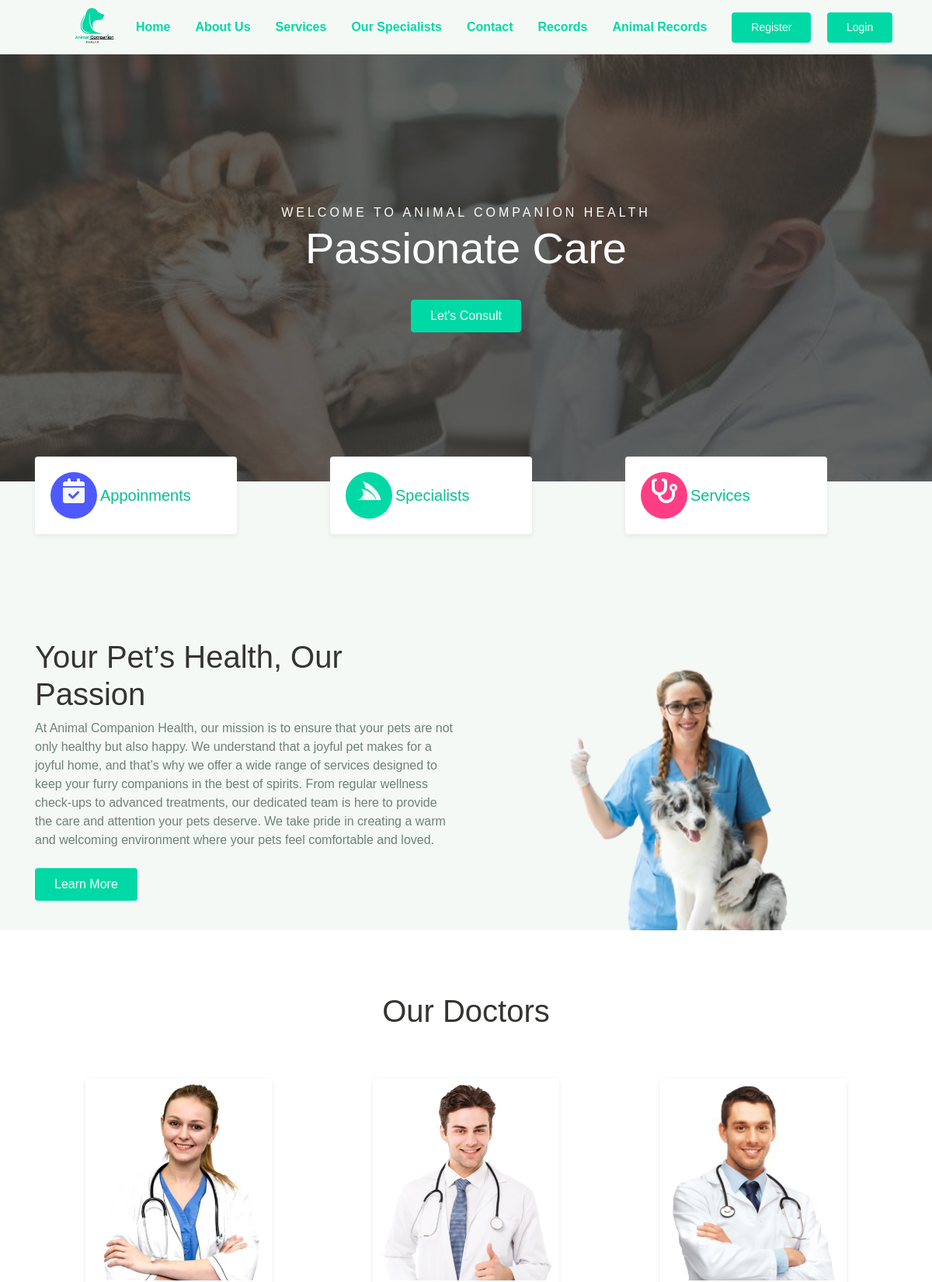
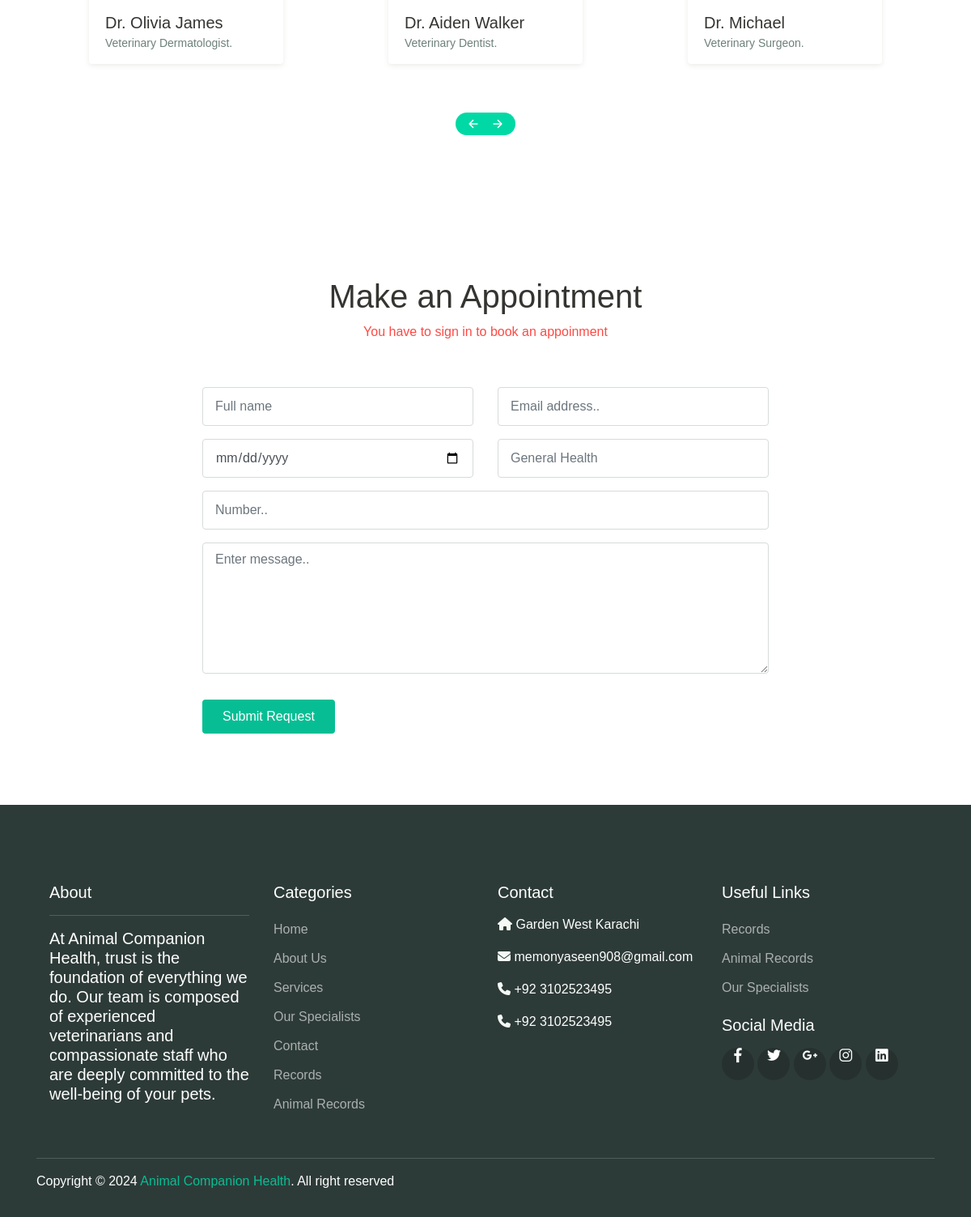
The page / on the database its author committed (2 pictures, top to bottom).
### tables this page shows
CREATE TABLE IF NOT EXISTS `doctor` (
  `d_id` int NOT NULL AUTO_INCREMENT,
  `d_name` varchar(40) NOT NULL,
  `d_email` varchar(40) NOT NULL,
  `d_phone` bigint NOT NULL,
  `image` varchar(255) NOT NULL,
  `speciality` varchar(60) NOT NULL,
  PRIMARY KEY (`d_id`)
);

### index.php (called while the page is built)
<?php
include('./user_navbar.php');
include('./user_header.php');
include('./user_banner.php');
include('./user_alldoctors.php');
include('./user_appoinment.php');
include('./user_footer.php');
?>

### user_alldoctors.php (the view)
<div class="page-section">
  <div class="container">
    <h1 class="text-center mb-5 wow fadeInUp">Our Doctors</h1>
    <div class="owl-carousel wow fadeInUp" id="doctorSlideshow">
      <?php
      include('./db_conn.php');
      $query = "SELECT * FROM doctor";
      $result = mysqli_query($con, $query);
      if (!$result) {
        die("Query Failed " . mysqli_connect_error());
      } else {
        $row = mysqli_num_rows($result);
        if ($row > 0) {
          while ($row = mysqli_fetch_assoc($result)) {
            echo "<div class='item'>
                                <div class='card-doctor'>
                                  <div class='header'>
                                    <img src='./upload/$row[image]' alt=''>
                                    <div class='meta'>
                                      <a href='#'><span class='mai-call'></span></a>
                                      <a href='#'><span class='mai-logo-whatsapp'></span></a>
                                    </div>
                                  </div>
                                  <div class='body'>
                                    <p class='text-xl mb-0'>$row[d_name]</p>
                                    <span class='text-sm text-grey'>$row[speciality]</span>
                                  </div>
                                </div>
                              </div>";
          }
        }
      }
      ?>
    </div>
  </div>
</div>

### user-temp/assets/css/theme.css (style rules this page uses)
:root { --primary: #00D9A5; --accent: #FF3D85; --secondary: #4E5AFE; --warning: #EED818; --info: #05B4E1; --danger: #FF4943; --success: #96C93D; --dark: #343531; --light: #F5F9F6; --cs: #596261; --grey: #6E807A; }
body { font-family: "Source Sans Pro", sans-serif; line-height: 1.5; color: #343531; }
.text-sm { font-size: 14px !important; }
.text-xl { font-size: 20px !important; }
.text-grey { color: #6E807A !important; }
.page-section { position: relative; padding-top: 80px; padding-bottom: 80px; overflow: hidden; }
.card-doctor { display: block; margin: 15px auto; width: 100%; max-width: 240px; background-color: #fff; border-radius: 4px; box-shadow: 0 2px 6px rgba(154, 159, 151, 0.2); overflow: hidden; }
.card-doctor .text-xl { font-weight: 500; }
.card-doctor .header { position: relative; width: 100%; height: 260px; overflow: hidden; }
.card-doctor .header::before { content: ''; position: absolute; top: 0; left: 0; width: 100%; height: 100%; background-color: rgba(52, 53, 49, 0.36); opacity: 0; transition: opacity .2s linear; }
.card-doctor .header img { width: 100%; }
.card-doctor .body { padding: 15px 20px; }

### rows shown on the page
doctor: image (picture), d_name "Dr. Olivia James", speciality "Veterinary Dermatologist."
doctor: image (picture), d_name "Dr. Aiden Walker", speciality "Veterinary Dentist."
doctor: image (picture), d_name "Dr. Michael", speciality "Veterinary Surgeon."
